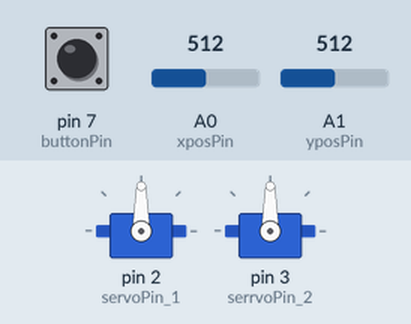
The sketch below on a simulated Arduino Uno, built with avr-gcc and run on an emulated ATmega328P. On the bench: 2 × servo. The inputs (shaded band) are chosen by the test bench; at power-on: A0 (xposPin) = 512, A1 (yposPin) = 512, pin 7 (buttonPin) HIGH. What the sketch prints to the serial monitor is not drawn.

Above: at 1.2 s.
1.3 s: A0 (xposPin) set to 491
At 4.2 s:
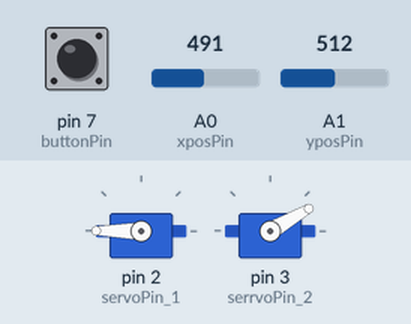
4.3 s: A0 (xposPin) set to 510
At 5.1 s:
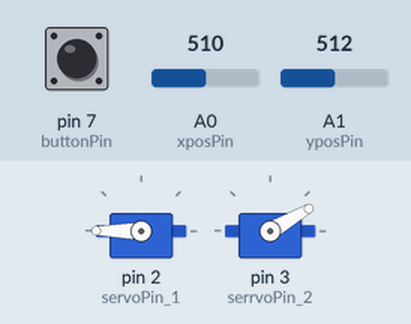
5.8 s: A1 (yposPin) set to 485
At 6.2 s:
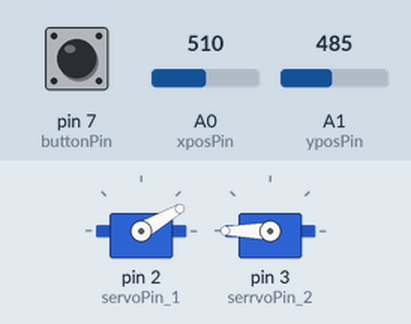
8.8 s: A1 (yposPin) set to 510
At 9.7 s:
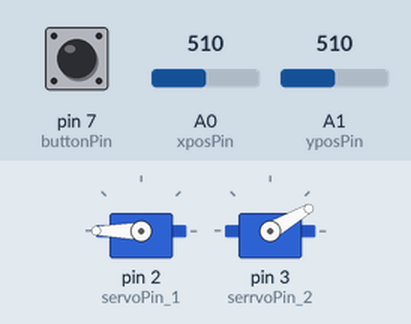
Timing chart, 0 to 11.3 s (numbered marks = the images above; inputs shaded):
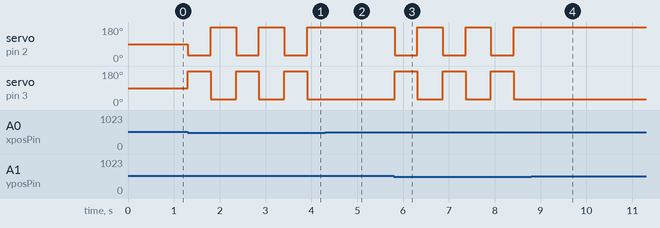

The sketch:

winter_camp.ino
```cpp
#include <Servo.h>
#include <Servo.h>
#include <SoftwareSerial.h>
int xposPin = A0;         // 雙軸按鍵搖桿 VRx 接 Arduino Analog pin A0
int yposPin = A1;         // 雙軸按鍵搖桿 VRy 接 Arduino Analog pin A1
int Xpos = 0;             // 定義X軸伺服器位址參數
int Ypos = 0;             // 定義丫軸伺服器位址參數
int buttonPin = 7;        // 搖桿按鍵輸出 SW 接 Arduino pin 7
int buttonPress = 0;      // 定義 Arduino 從搖桿按鍵 SW 讀入值為 buttonPress
Servo arm_1;
Servo arm_2;
int servoPin_1 = 2;
int serrvoPin_2 = 3;

void setup() {
  Serial.begin(9600);
  pinMode(buttonPin,INPUT);
  digitalWrite(buttonPin,HIGH);
  Serial.print('Start');
  arm_1.attach(servoPin_1);
  arm_1.write(90);
  arm_2.attach(serrvoPin_2);
  arm_2.write(90);
}

void loop () {
  buttonPress = digitalRead(buttonPin);
  pushAmmo();
  delay(50);
}

void pushAmmo(){

  Xpos = analogRead(xposPin);            // 讀入搖桿 x 軸數值，0-1023
  Ypos = analogRead(yposPin);            //讀入搖桿 y 軸 數值，0-1023

  if((Xpos < 600 && Xpos > 500) && (Ypos < 600 && Ypos > 500)) {

  }
  else {
    arm_1.write(30);
    arm_2.write(270);
    delay(500);

    arm_1.write(270);
    arm_2.write(30);
    delay(500);
  }
}
```

Measured:
- the behaviour switches between 501 and 500 on A0 (xposPin) (found by bisection; images 0 and 1)
- the behaviour switches between 501 and 500 on A1 (yposPin) (found by bisection; images 2 and 3)
- after the input at 1.3 s, servo on pin 2 (servoPin_1): alternates 180° for 0.55 s and 30° for 0.50 s, starting at once; servo on pin 3 (serrvoPin_2): alternates 180° for 0.50 s and 30° for 0.55 s, starting at once
- after the input at 4.3 s, servo on pin 2 (servoPin_1): stays 180° (without the input it goes to 30° after 0.16 s); servo on pin 3 (serrvoPin_2): stays 30° (without the input it goes to 180° after 0.16 s)
- after the input at 5.8 s, servo on pin 2 (servoPin_1): alternates 180° for 0.55 s and 30° for 0.50 s, starting at once; servo on pin 3 (serrvoPin_2): alternates 180° for 0.50 s and 30° for 0.55 s, starting at once
- after the input at 8.8 s, servo on pin 2 (servoPin_1): stops changing and stays 180°; servo on pin 3 (serrvoPin_2): stops changing and stays 30°
